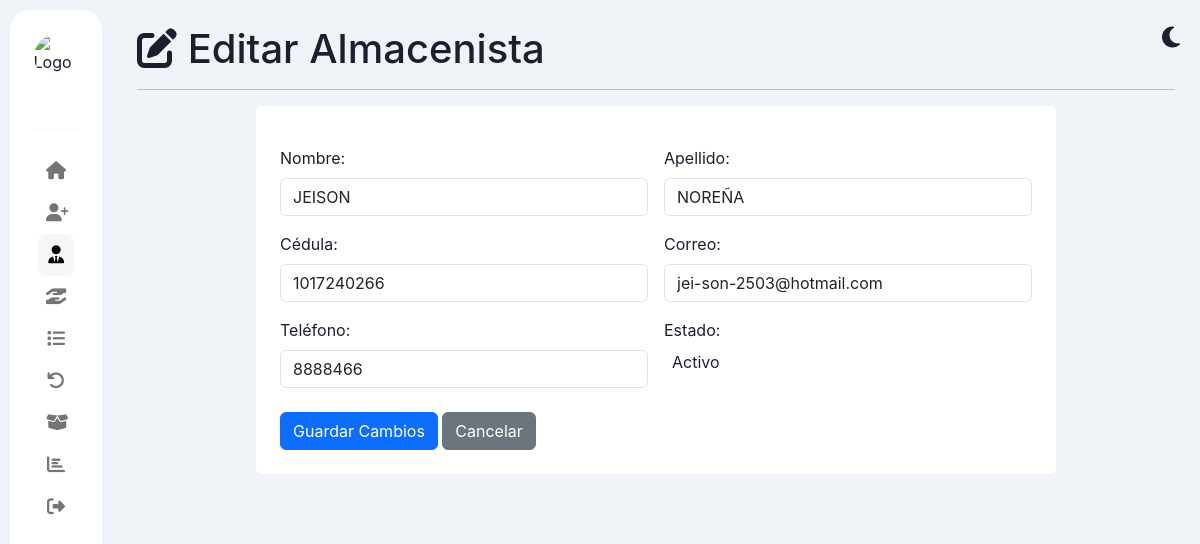
/almacenista/editar_2alma.php?id=3 (signed in), run on the app's committed database.
### tables this page shows
CREATE TABLE `almacenista` (
  `id` int(11) NOT NULL,
  `nombre` varchar(255) NOT NULL,
  `apellido` varchar(255) NOT NULL,
  `cedula` varchar(20) NOT NULL DEFAULT 'NOT NULL UNIQUE' COMMENT 'Número de cédula único del almacenista',
  `correo` varchar(255) NOT NULL,
  `telefono` varchar(255) DEFAULT NULL,
  `estado` enum('activo','inactivo') NOT NULL COMMENT 'Estado laboral: activo o inactivo',
  `hora_ingreso` datetime DEFAULT NULL,
  `hora_salida` datetime DEFAULT NULL,
  `usuario_id` int(11) NOT NULL COMMENT 'Relación con la tabla de usuarios para autenticación'
);

### almacenista/editar_2alma.php (the view, shortened to what this page needs)
<?php
include("../conexion.php");
$id = $_GET['id'];
$stmt = $connect->prepare("SELECT * FROM almacenista WHERE id = ?");
$stmt->bind_param("i", $id);
$stmt->execute();
$resultado = $stmt->get_result();
$almacenista = $resultado->fetch_assoc();
?>
<!DOCTYPE html>
<html lang="es">
<head>
    <link href="https://cdn.jsdelivr.net/npm/bootstrap@5.3.3/dist/css/bootstrap.min.css" rel="stylesheet">
    <link rel="stylesheet" href="https://cdnjs.cloudflare.com/ajax/libs/font-awesome/6.4.2/css/all.min.css" />
    <link href="https://cdn.jsdelivr.net/npm/select2@4.1.0-rc.0/dist/css/select2.min.css" rel="stylesheet" />
    <link rel="stylesheet" href="https://cdn.jsdelivr.net/npm/select2-bootstrap-5-theme@1.3.0/dist/select2-bootstrap-5-theme.min.css" />
    <link rel="stylesheet" href="../css/editar_almacenista.css">
</head>
<body class="light">
<div class="container-fluid">
    <div class="sidebar">
        <img src="https://virtual.fundetec.edu.co/wp-content/uploads/2024/09/las-mejores-carreras-tecnicas-en-el-sena.png" class="animated-logo" alt="Logo SENA" />
        <div class="head">
        </div>
        <div class="menu">
            <ul>
                <li><a href="../admin.php"><i class="icon fas fa-home"></i><span class="text">Inicio</span></a></li>
                <li><a href="../funcionarios/1registrofuncionario.php"><i class="icon fas fa-user-plus"></i><span class="text">Instructores</span></a></li>
                <li class="active"><a href="registrar_almacenista.php"><i class="icon fas fa-user-tie"></i><span class="text">Almacenistas</span></a></li>
                <li><a href="../prestamo1/prestamos.php"><i class="icon fas fa-hand-holding-hand"></i><span class="text">Préstamos</span></a></li>
                <li><a href="../lista_prestamos/listar_prestamos.php"><i class="icon fas fa-list"></i><span class="text">Listados</span></a></li>
                <li><a href="../devoluciones/4devolucion.php"><i class="icon fas fa-undo"></i><span class="text">Devoluciones</span></a></li>
                <li><a href="../insumos/2insumos.php"><i class="icon fas fa-box-open"></i><span class="text">Insumos</span></a></li>
                <li><a href="../reportes/reportes.php"><i class="icon fas fa-chart-bar"></i><span class="text">Reportes</span></a></li>
                <li><a href="../logout.php"><i class="icon fas fa-sign-out-alt"></i><span class="text">Cerrar sesión</span></a></li>
            </ul>
        </div>
    </div>
    <main class="main">
        <div class="toggle-mode-icons">
            <i id="theme-icon" class="fas fa-moon" onclick="toggleTheme()"></i>
        </div>
        <header><h1><i class="fas fa-edit"></i> Editar Almacenista</h1></header>
        <hr>
        <section class="card-form p-4 rounded" style="max-width: 800px; margin: auto;">
            <form method="POST" action="editar3alma.php" onsubmit="return validarFormulario();" class="row g-3">
                <div class="col-md-6">
                    <label for="nombre" class="form-label">Nombre:</label>
                    <input type="text" id="nombre" name="nombre" class="form-control" value="<?php echo htmlspecialchars($almacenista['nombre']); ?>" required>
                </div>
                <div class="col-md-6">
                    <label for="apellido" class="form-label">Apellido:</label>
                    <input type="text" id="apellido" name="apellido" class="form-control" value="<?php echo htmlspecialchars($almacenista['apellido']); ?>" required>
                </div>
                <div class="col-md-6">
                    <label for="cedula" class="form-label">Cédula:</label>
                    <input type="text" id="cedula" name="cedula" class="form-control" value="<?php echo htmlspecialchars($almacenista['cedula']); ?>" required>
                </div>
                <div class="col-md-6">
                    <label for="correo" class="form-label">Correo:</label>
                    <input type="email" id="correo" name="correo" class="form-control" value="<?php echo htmlspecialchars($almacenista['correo']); ?>" required>
                </div>
                <div class="col-md-6">
                    <label for="telefono" class="form-label">Teléfono:</label>
                    <input type="text" id="telefono" name="telefono" class="form-control" value="<?php echo htmlspecialchars($almacenista['telefono']); ?>" required>
                </div>
                <div class="col-md-6">
                    <label for="estado" class="form-label">Estado:</label>
                </div>
                <div class="col-12 mt-4">
                    <button type="submit" class="btn btn-primary" name="btn_actualizar">Guardar Cambios</button>
                    <a href="registrar_almacenista.php" class="btn btn-secondary">Cancelar</a>
                </div>
            </form>
        </section>
    </main>
</div>
</body>
</html>

### css/editar_almacenista.css (style rules this page uses)
:root { --bg-light: #f0f4f8; --bg-dark: #1e1e2f; --text-dark: #1e1e2f; --text-light: #ffffff; --card-bg-light: #ffffff; --card-bg-dark: #2b2b3c; --sidebar-bg-light: #ffffff; --sidebar-bg-dark: #2a2a3b; --border-dark: #44475a; }
body { transition: background-color 0.3s, color 0.3s; }
body.light { background-color: var(--bg-light); color: var(--text-dark); }
* { margin: 0; padding: 0; box-sizing: border-box; font-family: "Inter", sans-serif; }
.container-fluid { display: flex; min-height: 100vh; width: 100%; padding: 0; }
.sidebar { width: 92px; background-color: var(--sidebar-bg-light); border-radius: 20px; margin: 10px; padding: 24px; transition: width 0.4s ease, background-color 0.3s; display: flex; flex-direction: column; gap: 20px; align-items: center; }
.animated-logo { width: 45px; height: 45px; border-radius: 50%; margin-bottom: 10px; transition: width 0.4s ease, height 0.4s ease; cursor: pointer; object-fit: cover; }
.head { padding-bottom: 20px; border-bottom: 1px solid #f6f6f6; width: 100%; }
.menu ul { list-style: none; margin-bottom: 5px; width: 100%; padding-left: 0; }
.menu ul li a { display: flex; align-items: center; gap: 10px; font-size: 14px; font-weight: 500; color: #757575; text-decoration: none; padding: 12px 8px; border-radius: 8px; transition: all 0.3s; }
.menu ul li.active a, .menu ul li a:hover { color: #000; background-color: #f6f6f6; }
.icon { font-size: 18px; width: 20px; text-align: center; }
.main { flex: 1; padding: 25px; transition: background-color 0.3s; position: relative; overflow-y: auto; }
.toggle-mode-icons { position: absolute; top: 20px; right: 20px; cursor: pointer; font-size: 24px; z-index: 1050; }
.card-form { background-color: var(--card-bg-light); transition: background-color 0.3s ease; }

### data on the page
almacenista: nombre "JEISON", apellido "NOREÑA", cedula "1017240266", correo "jei-son-2503@hotmail.com", telefono "8888466"
